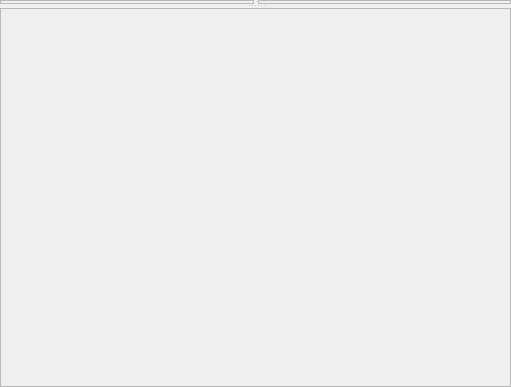
<ui version="4.0" >
 <class>Form</class>
 <widget class="QFrame" name="Form" >
  <property name="geometry" >
   <rect>
    <x>0</x>
    <y>0</y>
    <width>511</width>
    <height>387</height>
   </rect>
  </property>
  <property name="windowTitle" >
   <string>Form</string>
  </property>
  <layout class="QVBoxLayout" name="verticalLayout" >
   <property name="margin" >
    <number>0</number>
   </property>
   <item>
    <widget class="QSplitter" name="outerSplitter" >
     <property name="orientation" >
      <enum>Qt::Vertical</enum>
     </property>
     <widget class="QSplitter" name="innerSplitter" >
      <property name="orientation" >
       <enum>Qt::Horizontal</enum>
      </property>
      <widget class="QFrame" name="frame1" >
       <property name="frameShape" >
        <enum>QFrame::StyledPanel</enum>
       </property>
       <property name="frameShadow" >
        <enum>QFrame::Raised</enum>
       </property>
      </widget>
      <widget class="QFrame" name="frame2" >
       <property name="frameShape" >
        <enum>QFrame::StyledPanel</enum>
       </property>
       <property name="frameShadow" >
        <enum>QFrame::Raised</enum>
       </property>
      </widget>
     </widget>
     <widget class="QFrame" name="frame3" >
      <property name="frameShape" >
       <enum>QFrame::StyledPanel</enum>
      </property>
      <property name="frameShadow" >
       <enum>QFrame::Raised</enum>
      </property>
     </widget>
    </widget>
   </item>
  </layout>
 </widget>
 <resources/>
 <connections/>
</ui>
